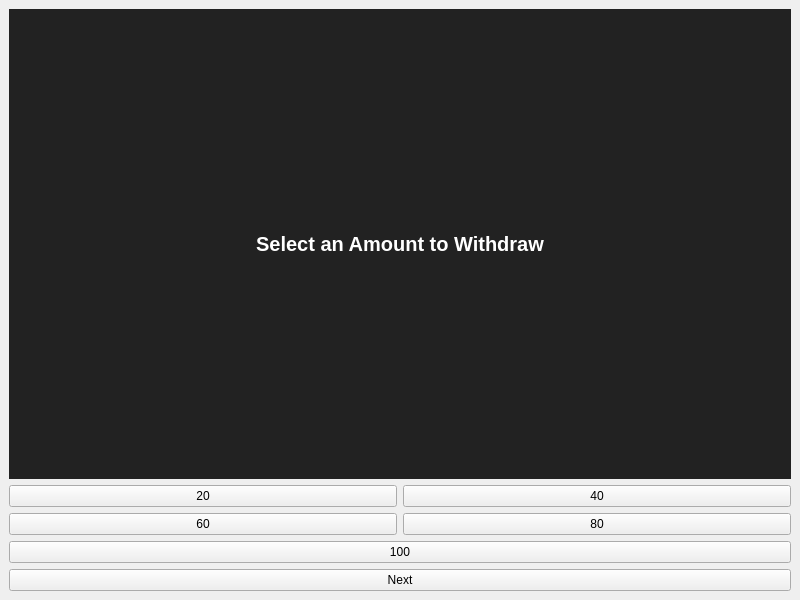
<?xml version="1.0" encoding="UTF-8"?>
<ui version="4.0">
 <class>MainWindow</class>
 <widget class="QMainWindow" name="MainWindow">
  <property name="geometry">
   <rect>
    <x>0</x>
    <y>0</y>
    <width>800</width>
    <height>600</height>
   </rect>
  </property>
  <property name="windowTitle">
   <string>Kiosk</string>
  </property>
  <widget class="QWidget" name="centralwidget">
   <layout class="QVBoxLayout" name="verticalLayout">
    <item>
     <widget class="QLabel" name="label_welcome">
      <property name="text">
       <string>Welcome to the Kiosk</string>
      </property>
      <property name="alignment">
       <set>Qt::AlignCenter</set>
      </property>
      <property name="styleSheet">
       <string>font-size: 24px; font-weight: bold; color: white; background-color: #333; padding: 10px;</string>
      </property>
     </widget>
    </item>
    <item>
     <widget class="QPushButton" name="btn_next">
      <property name="text">
       <string>Next</string>
      </property>
      <property name="minimumSize">
       <size>
        <width>200</width>
        <height>80</height>
       </size>
      </property>
      <property name="styleSheet">
       <string>background-color: #007BFF; color: white; border-radius: 10px; font-size: 18px; padding: 10px;</string>
      </property>
     </widget>
    </item>
   </layout>
  </widget>
  <widget class="QWidget" name="page_2" native="true">
   <layout class="QVBoxLayout" name="verticalLayout_page2">
    <item>
     <widget class="QLabel" name="label_select">
      <property name="text">
       <string>Select an Amount to Withdraw</string>
      </property>
      <property name="alignment">
       <set>Qt::AlignCenter</set>
      </property>
      <property name="styleSheet">
       <string>font-size: 20px; font-weight: bold; color: white; background-color: #222; padding: 10px;</string>
      </property>
     </widget>
    </item>
    <item>
     <layout class="QGridLayout" name="gridLayout">
      <item row="0" column="0">
       <widget class="QPushButton" name="btn_20">
        <property name="text">
         <string>20</string>
        </property>
       </widget>
      </item>
      <item row="0" column="1">
       <widget class="QPushButton" name="btn_40">
        <property name="text">
         <string>40</string>
        </property>
       </widget>
      </item>
      <item row="1" column="0">
       <widget class="QPushButton" name="btn_60">
        <property name="text">
         <string>60</string>
        </property>
       </widget>
      </item>
      <item row="1" column="1">
       <widget class="QPushButton" name="btn_80">
        <property name="text">
         <string>80</string>
        </property>
       </widget>
      </item>
      <item row="2" column="0" colspan="2">
       <widget class="QPushButton" name="btn_100">
        <property name="text">
         <string>100</string>
        </property>
       </widget>
      </item>
     </layout>
    </item>
    <item>
     <widget class="QPushButton" name="btn_next2">
      <property name="text">
       <string>Next</string>
      </property>
     </widget>
    </item>
   </layout>
  </widget>
 </widget>
 <resources/>
 <connections/>
</ui>
